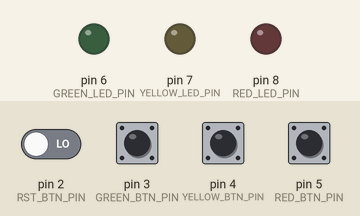
Bench run of a sketch on a simulated Arduino Uno, built with avr-gcc and run on an emulated ATmega328P. On the bench: output pins drawn as LEDs (lit = HIGH). The inputs (shaded band) are chosen by the test bench; at power-on: pin 3 (GREEN_BTN_PIN), pin 4 (YELLOW_BTN_PIN), pin 5 (RED_BTN_PIN) HIGH, pin 2 (RST_BTN_PIN) LOW.

Above: at 1.2 s.
1.3 s: pin 3 (GREEN_BTN_PIN) pulled LOW for 0.15 s
At 2.0 s:
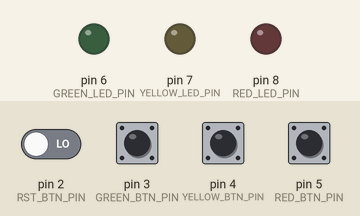
3.0 s: pin 4 (YELLOW_BTN_PIN) pulled LOW for 0.15 s
At 4.4 s:
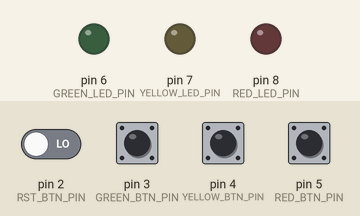
4.7 s: pin 5 (RED_BTN_PIN) pulled LOW for 0.15 s
At 5.8 s:
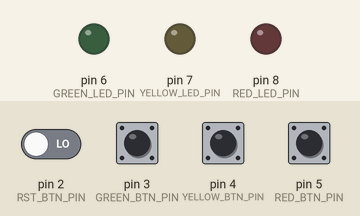
6.4 s: pin 3 (GREEN_BTN_PIN) pulled LOW for 1 s
At 6.7 s:
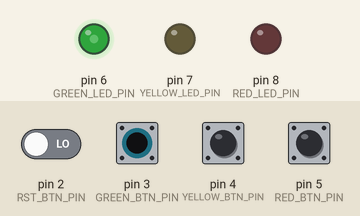
8.9 s: pin 4 (YELLOW_BTN_PIN) pulled LOW for 1 s
At 9.7 s:
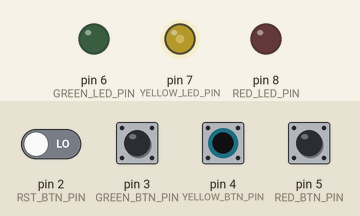
11.4 s: pin 2 (RST_BTN_PIN) driven HIGH and pin 3 (GREEN_BTN_PIN) driven LOW
At 11.9 s:
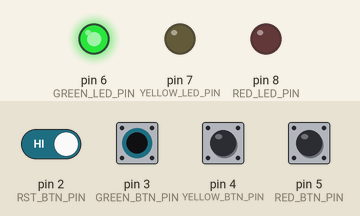
Timing chart, 0 to 13.9 s (numbered marks = the images above; inputs shaded):
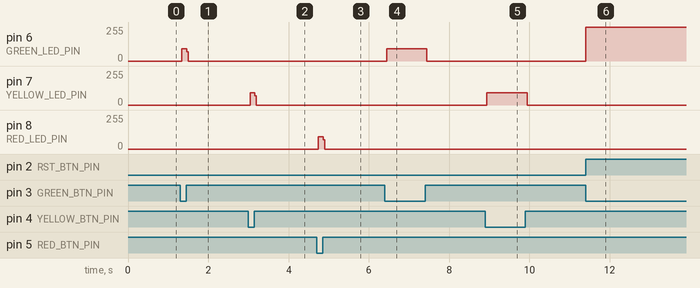

Measured:
- after the input at 1.3 s, pin 6 (GREEN_LED_PIN): 0/255 → 92/255 at once, → 0/255 0.12 s later
- after the input at 3.0 s, pin 7 (YELLOW_LED_PIN): 0/255 → 92/255 at once, → 0/255 0.12 s later
- after the input at 4.7 s, pin 8 (RED_LED_PIN): 0/255 → 92/255 at once, → 0/255 0.12 s later
- after the input at 6.4 s, pin 6 (GREEN_LED_PIN): 0/255 → 92/255 at once, → 0/255 1.0 s later
- after the input at 8.9 s, pin 7 (YELLOW_LED_PIN): 0/255 → 92/255 at once, → 0/255 1.0 s later
- after the input at 11.4 s, pin 6 (GREEN_LED_PIN): 0/255 → 255/255 at once

The sketch:

Robocaller.ino
```cpp
// 抢答器
const uint8_t RST_BTN_PIN = 2;
const uint8_t GREEN_BTN_PIN = 3;
const uint8_t YELLOW_BTN_PIN = 4;
const uint8_t RED_BTN_PIN = 5;
const uint8_t GREEN_LED_PIN = 6;
const uint8_t YELLOW_LED_PIN = 7;
const uint8_t RED_LED_PIN = 8;

uint8_t RedVal = HIGH;
uint8_t YellowVal = HIGH;
uint8_t GreenVal = HIGH;

void clearLED() {
    digitalWrite(RED_LED_PIN, LOW);
    digitalWrite(YELLOW_LED_PIN, LOW);
    digitalWrite(GREEN_LED_PIN, LOW);
}

void redFirst() {
    digitalWrite(RED_LED_PIN, HIGH);
    digitalWrite(GREEN_LED_PIN, LOW);
    digitalWrite(YellowVal, LOW);
    while(digitalRead(RST_BTN_PIN) == HIGH);
    clearLED();
}

void yellowFirst() {
    digitalWrite(RED_LED_PIN, LOW);
    digitalWrite(YELLOW_LED_PIN, HIGH);
    digitalWrite(GREEN_LED_PIN, LOW);
    while(digitalRead(RST_BTN_PIN) == HIGH);
    clearLED();
}

void greenFirst() {
    digitalWrite(RED_LED_PIN, LOW);
    digitalWrite(YELLOW_LED_PIN, LOW);
    digitalWrite(GREEN_LED_PIN, HIGH);
    while(digitalRead(RST_BTN_PIN) == HIGH);
    clearLED();
}

void setup() {
    pinMode(RST_BTN_PIN, INPUT);
    pinMode(RED_BTN_PIN, INPUT);
    pinMode(YELLOW_BTN_PIN, INPUT);
    pinMode(GREEN_BTN_PIN, INPUT);
    pinMode(RED_LED_PIN, OUTPUT);
    pinMode(YELLOW_LED_PIN, OUTPUT);
    pinMode(GREEN_LED_PIN, OUTPUT);
}

void loop() {
    RedVal = digitalRead(RED_BTN_PIN);
    YellowVal = digitalRead(YELLOW_BTN_PIN);
    GreenVal = digitalRead(GREEN_BTN_PIN);


    if (RedVal == LOW) {
        redFirst();
    }
    if (YellowVal == LOW) {
        yellowFirst();
    }
    if (GreenVal == LOW) {
        greenFirst();
    }
}
```
